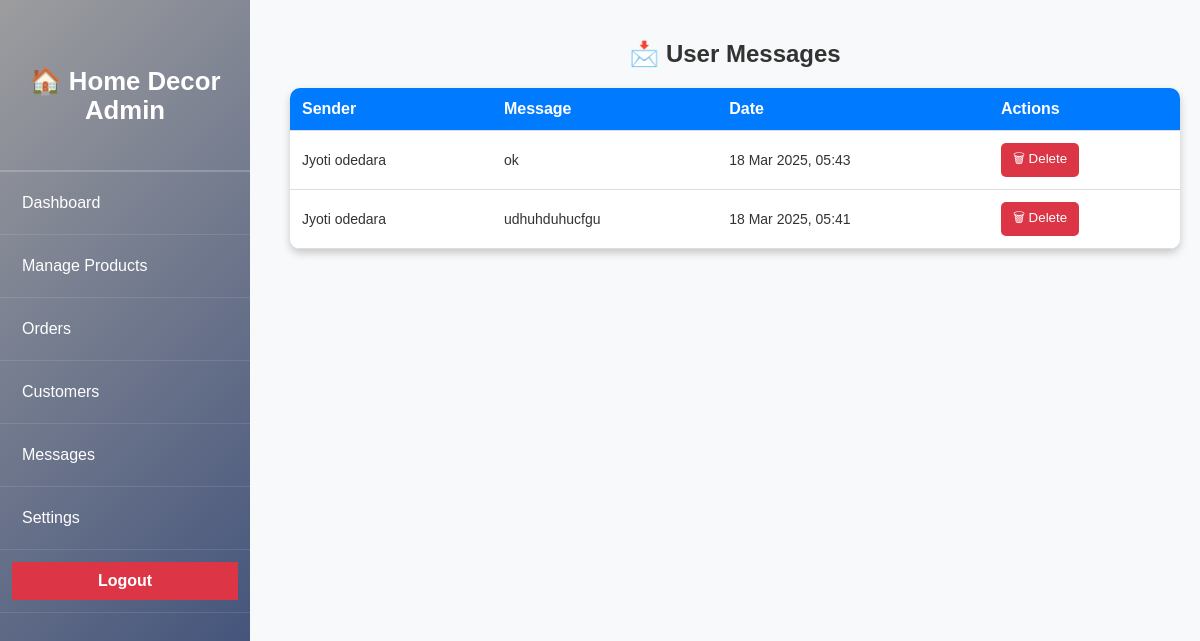
Page /messages.php (signed in) on the committed database.
### tables this page shows
CREATE TABLE IF NOT EXISTS `messages` (
  `id` int NOT NULL AUTO_INCREMENT,
  `sender_id` int NOT NULL,
  `receiver_id` int NOT NULL,
  `message` text NOT NULL,
  `created_at` timestamp NULL DEFAULT CURRENT_TIMESTAMP,
  PRIMARY KEY (`id`),
  KEY `sender_id` (`sender_id`),
  KEY `receiver_id` (`receiver_id`)
);

CREATE TABLE IF NOT EXISTS `users` (
  `id` int NOT NULL AUTO_INCREMENT,
  `name` varchar(100) NOT NULL,
  `email` varchar(100) NOT NULL,
  `password` varchar(255) NOT NULL,
  `phone` varchar(15) DEFAULT NULL,
  `address` text,
  `created_at` timestamp NULL DEFAULT CURRENT_TIMESTAMP,
  `role` enum('admin','user') NOT NULL DEFAULT 'user',
  PRIMARY KEY (`id`),
  UNIQUE KEY `email` (`email`)
);

### messages.php (the view, shortened to what this page needs)
<?php
include 'db_connect.php';
$query = "SELECT m.id, u.name AS sender, m.message, m.created_at
          FROM messages m
          JOIN users u ON m.sender_id = u.id
          ORDER BY m.created_at DESC";
$result = $conn->query($query);
?>
<!DOCTYPE html>
<html lang="en">
<head>
</head>
<body>
<div class="wrapper">
    <?php include("sidebar.php");?>
    <div id="content">
        <div class="container mt-4">
            <h2 class="text-center">📩 User Messages</h2>
            <table class="table table-bordered">
                <thead class="table-dark">
                    <tr>
                        <th>Sender</th>
                        <th>Message</th>
                        <th>Date</th>
                        <th>Actions</th>
                    </tr>
                </thead>
                <tbody>
                    <?php while ($row = $result->fetch_assoc()) { ?>
                    <tr>
                        <td><?= $row['sender']; ?></td>
                        <td><?= $row['message']; ?></td>
                        <td><?= date("d M Y, H:i", strtotime($row['created_at'])); ?></td>
                        <td>
            <form action="delete_messages.php" method="POST" onsubmit="return confirm('Are you sure you want to delete this message?');">
                <button type="submit" class="btn btn-danger">🗑 Delete</button>
            </form>
        </td>
                    </tr>
                    <?php } ?>
                </tbody>
            </table>
        </div>
    </div>
</div>
</body>
</html>

### messages.php (style rules this page uses)
body { font-family: 'Arial', sans-serif; margin: 0; padding: 0; background-color: #f8f9fa; }
.container { margin-left: 270px; padding: 20px; }
h2 { text-align: center; color: #333; font-size: 24px; margin-bottom: 20px; }
table { width: 100%; border-collapse: collapse; background: white; border-radius: 10px; overflow: hidden; box-shadow: 0px 4px 8px rgba(0, 0, 0, 0.2); }
th, td { padding: 12px; text-align: left; border-bottom: 1px solid #ddd; }
th { background: #007bff; color: white; font-size: 16px; }
td { color: #333; font-size: 14px; }
.btn-danger { background-color: #dc3545; color: white; border: none; padding: 6px 12px; border-radius: 5px; cursor: pointer; transition: 0.3s; }

### rows in the picture
messages: users.name "Jyoti odedara", message "ok", created_at "18 Mar 2025, 05:43"
messages: users.name "Jyoti odedara", message "udhuhduhucfgu", created_at "18 Mar 2025, 05:41"
